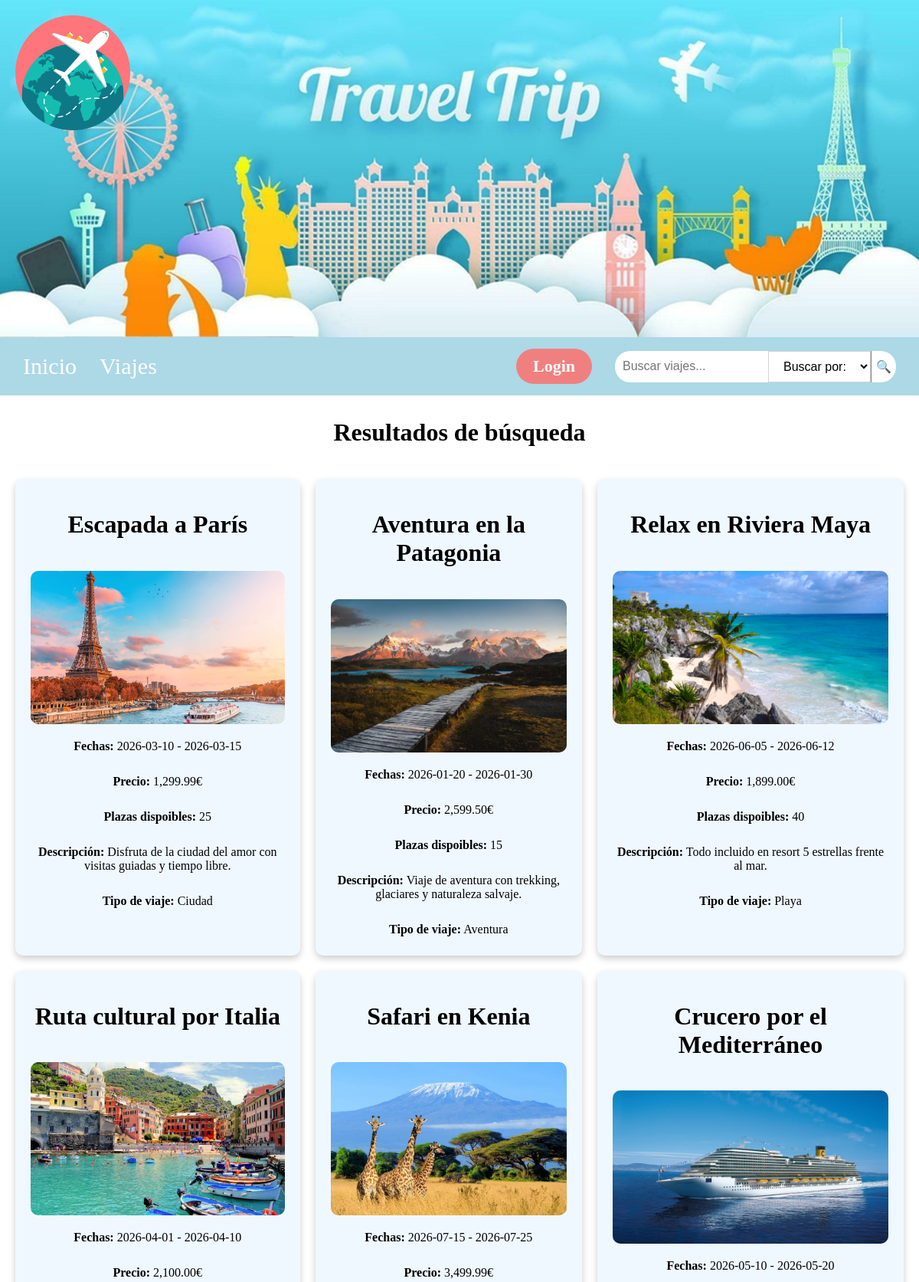
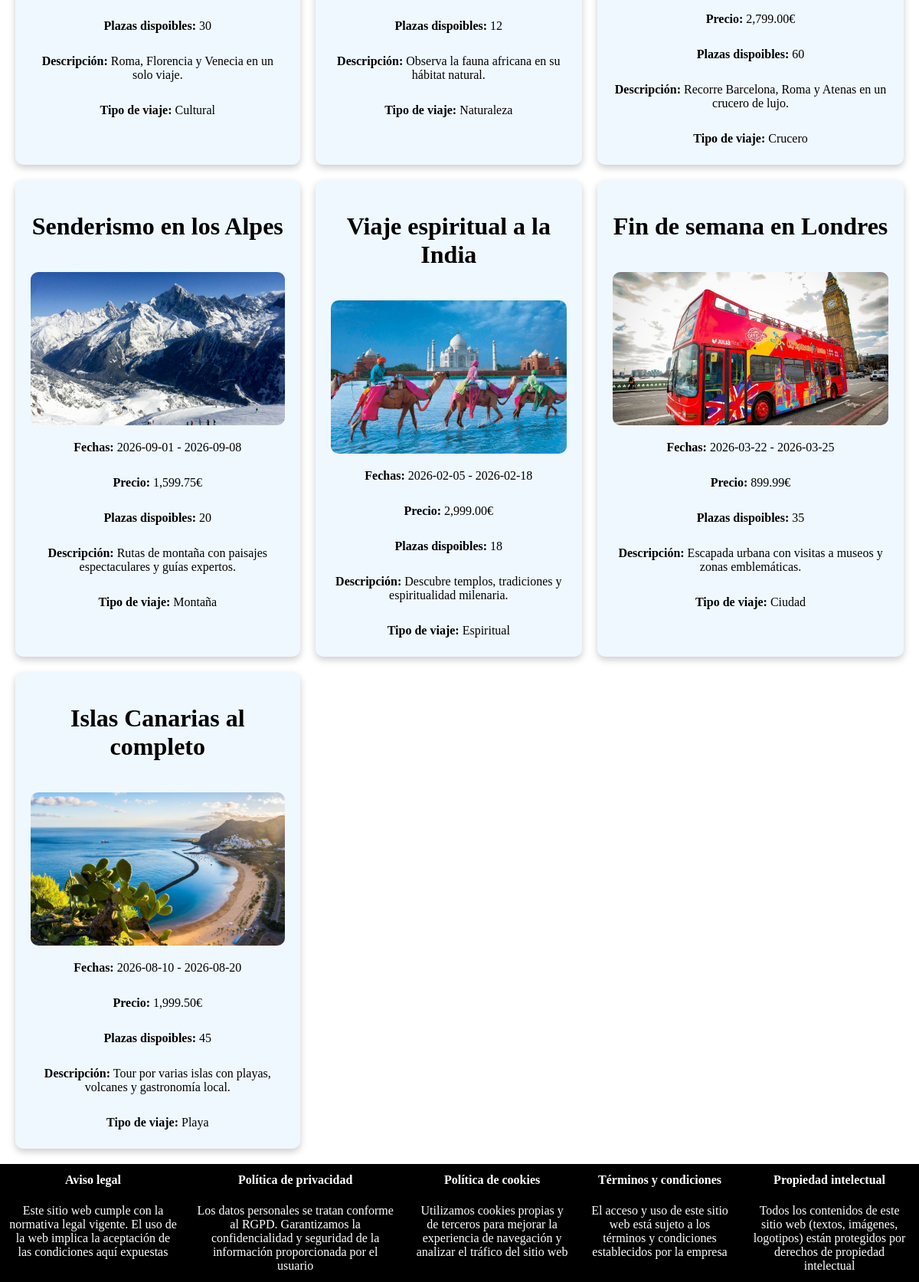
The app's page /app/public/buscador.php with its own data (2 pictures, top to bottom).
### tables this page shows
CREATE TABLE viajes (
	id_viaje INT AUTO_INCREMENT PRIMARY KEY,
	titulo VARCHAR(100) NOT NULL,
	descripcion TEXT NOT NULL,
	fecha_inicio DATE NOT NULL,
	fecha_fin DATE NOT NULL,
	precio DECIMAL(10, 2) NOT NULL,
	destacado boolean NOT NULL,
	tipo_de_viaje VARCHAR(50) NOT NULL,
	plazas INT NOT NULL,
	imagen VARCHAR(255) NOT NULL
);

### app/public/buscador.php (the view, shortened to what this page needs)
<?php
include "../clases/conexion.php";
$sql = "SELECT * FROM viajes WHERE 1=1";
$params = [];
$stmt = $conn->prepare($sql);
$stmt->execute($params);
$viajes = $stmt->fetchAll(PDO::FETCH_ASSOC);
?>
<!DOCTYPE html>
<html>
<head>
</head>
<body>
    <?php include "../vistas/header.php"; ?>
    <main>
        <h1 style="text-align:center; margin-top:30px;">Resultados de búsqueda</h1>
        <?php if ($viajes): ?>
            <div class="grid">
                <?php foreach ($viajes as $viaje): ?>
                    <a href="detalle_viaje.php?id_viaje=<?= $viaje['id_viaje'] ?>" class="travel">
                        <h1><?= ($viaje["titulo"]) ?></h1>
                        <img class="detalle-img" src="../assets/imagenes/<?= ($viaje["imagen"]) ?>">
                        <p><strong>Fechas:</strong> <?= ($viaje["fecha_inicio"]) ?> - <?= ($viaje["fecha_fin"]) ?></p>
                        <br>
                        <p><strong>Precio:</strong> <?= number_format($viaje["precio"], 2) ?>€</p>
                        <br>
                        <p><strong>Plazas dispoibles:</strong> <?= ($viaje["plazas"]) ?></p>
                        <br>
                        <p><strong>Descripción:</strong> <?= ($viaje["descripcion"]) ?></p>
                        <br>
                        <p><strong>Tipo de viaje:</strong> <?= ($viaje["tipo_de_viaje"]) ?></p>
                    </a>
                <?php endforeach; ?>
            </div>
        <?php else: ?>
            <p style="text-align:center; margin-top:20px;">No se encontraron viajes que coincidan con tu búsqueda.</p>
        <?php endif; ?>
    </main>
    <?php include "../vistas/footer.php"; ?>
</body>
</html>

### app/vistas/header.php (shortened to what this page needs)
<header>
    <img class="header-image" src="../assets/imagenes/travel-header.jpg">
    <a href="index.php"><img class="header-icon" src="../assets/imagenes/travel-icon.png"></a>
</header>
<nav>
    <div class="nav-left">
        <a href="index.php">Inicio</a>
        <a href="../public/lista_viajes.php">Viajes</a>
    </div>
    <div class="nav-right">
        <a href="../public/login.php" class="login-nav">Login</a>
        <form action="../public/buscador.php" method="get" class="nav-search">
            <input type="text" name="busqueda" placeholder="Buscar viajes..." class="search-input">
            <select name="categoria" class="filter">
                <option value="">Buscar por:</option>
            </select>
            <button type="submit" class="search-button">🔍</button>
        </form>
    </div>
</nav>

### app/vistas/footer.php (shortened to what this page needs)
<footer>
    <table>
        <tr>
            <th>Aviso legal</th>
            <th>Política de privacidad</th>
            <th>Política de cookies</th>
            <th>Términos y condiciones</th>
            <th>Propiedad intelectual</th>
        </tr>
        <tr>
            <td>
                Este sitio web cumple con la normativa legal vigente.
                El uso de la web implica la aceptación de las condiciones
                aquí expuestas
            </td>
            <td>
                Los datos personales se tratan conforme al RGPD.
                Garantizamos la confidencialidad y seguridad de la
                información proporcionada por el usuario
            </td>
            <td>
                Utilizamos cookies propias y de terceros para mejorar
                la experiencia de navegación y analizar el tráfico
                del sitio web
            </td>
            <td>
                El acceso y uso de este sitio web está sujeto a los
                términos y condiciones establecidos por la empresa
            </td>
            <td>
                Todos los contenidos de este sitio web (textos, imágenes,
                logotipos) están protegidos por derechos de propiedad
                intelectual
            </td>
        </tr>
    </table>
</footer>

### app/assets/css/styles.php (style rules this page uses)
html, body { margin:0; height: 100%; display: flex; flex-direction: column; background-color: white; }
header { position: relative; }
.header-image { width: 100%; height: 100%; object-fit: cover; }
.header-icon { position: absolute; top: 20px; left: 20px; width: 150px; height: auto; z-index: 2; }
nav { display: flex; justify-content: space-between; background-color: lightblue; padding: 15px 30px; }
.nav-left, .nav-right { display: flex; align-items: center; gap: 30px; }
nav a { color: white; text-decoration: none; font-size: 30px; align-items: center; }
.login-nav { background-color: lightcoral; color: white; font-weight: bold; font-size: 22px; padding: 10px 22px; border-radius: 25px; }
.nav-search { display: flex; align-items: stretch; }
.search-input { border: none; outline: none; font-size: 16px; width: 180px; padding: 8px 10px; border-radius: 20px 0 0 20px; }
.filter { padding: 10px 15px; border: 1px solid lightgrey; border-left: 1px solid lightgrey; border-radius: 0; background-color: white; font-size: 16px; }
.search-button { background: white; border: none; font-size: 16px; border-left: 1px solid grey; border-radius: 0 20px 20px 0; }
main { flex: 1; }
.grid { display: grid; grid-template-columns: auto auto auto; gap: 20px; padding: 20px; }
.grid img { width: 100%; height: auto; display: block; }
.travel { background-color: #f0f8ff; padding: 20px; border-radius: 10px; text-align: center; box-shadow: 0 4px 10px rgba(0,0,0,0.2); display: flex; flex-direction: column; align-items: center; text-decoration: none; color: inherit; transition: transform 0.2s, box-shadow 0.2s; }
.travel img { width: 100%; height: 200px; object-fit: cover; border-radius: 10px; margin-bottom: 15px; }
.travel p { margin: 5px 0; }
footer { background-color: black; color: white; width: 100%; }
th, td { color: white; padding: 10px; text-align: center; vertical-align: top; }
th { font-weight: bold; }
.detalle-img { max-width: 600px; width: 100%; height: auto; object-fit: cover; border-radius: 10px; display: block; margin: 20px auto; }

### records on screen
viajes: titulo "Escapada a París", imagen (picture), fecha_inicio "2026-03-10", fecha_fin "2026-03-15", precio "1,299.99", plazas "25", descripcion "Disfruta de la ciudad del amor con visitas guiadas y tiempo libre.", tipo_de_viaje "Ciudad"
viajes: titulo "Aventura en la Patagonia", imagen (picture), fecha_inicio "2026-01-20", fecha_fin "2026-01-30", precio "2,599.50", plazas "15", descripcion "Viaje de aventura con trekking, glaciares y naturaleza salvaje.", tipo_de_viaje "Aventura"
viajes: titulo "Relax en Riviera Maya", imagen (picture), fecha_inicio "2026-06-05", fecha_fin "2026-06-12", precio "1,899.00", plazas "40", descripcion "Todo incluido en resort 5 estrellas frente al mar.", tipo_de_viaje "Playa"
viajes: titulo "Ruta cultural por Italia", imagen (picture), fecha_inicio "2026-04-01", fecha_fin "2026-04-10", precio "2,100.00", plazas "30", descripcion "Roma, Florencia y Venecia en un solo viaje.", tipo_de_viaje "Cultural"
viajes: titulo "Safari en Kenia", imagen (picture), fecha_inicio "2026-07-15", fecha_fin "2026-07-25", precio "3,499.99", plazas "12", descripcion "Observa la fauna africana en su hábitat natural.", tipo_de_viaje "Naturaleza"
viajes: titulo "Crucero por el Mediterráneo", imagen (picture), fecha_inicio "2026-05-10", fecha_fin "2026-05-20", precio "2,799.00", plazas "60", descripcion "Recorre Barcelona, Roma y Atenas en un crucero de lujo.", tipo_de_viaje "Crucero"
viajes: titulo "Senderismo en los Alpes", imagen (picture), fecha_inicio "2026-09-01", fecha_fin "2026-09-08", precio "1,599.75", plazas "20", descripcion "Rutas de montaña con paisajes espectaculares y guías expertos.", tipo_de_viaje "Montaña"
viajes: titulo "Viaje espiritual a la India", imagen (picture), fecha_inicio "2026-02-05", fecha_fin "2026-02-18", precio "2,999.00", plazas "18", descripcion "Descubre templos, tradiciones y espiritualidad milenaria.", tipo_de_viaje "Espiritual"
viajes: titulo "Fin de semana en Londres", imagen (picture), fecha_inicio "2026-03-22", fecha_fin "2026-03-25", precio "899.99", plazas "35", descripcion "Escapada urbana con visitas a museos y zonas emblemáticas.", tipo_de_viaje "Ciudad"
viajes: titulo "Islas Canarias al completo", imagen (picture), fecha_inicio "2026-08-10", fecha_fin "2026-08-20", precio "1,999.50", plazas "45", descripcion "Tour por varias islas con playas, volcanes y gastronomía local.", tipo_de_viaje "Playa"
